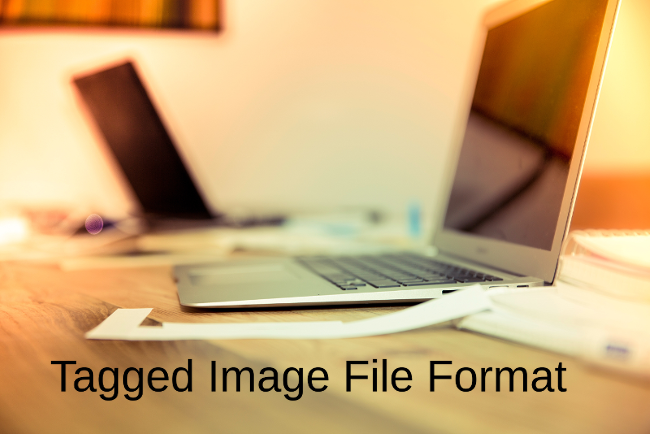
#> input picture Day-2/upload_files/file_example_TIFF_1MB.tiff, 650 x 434 px
$ python -i tesseract_ocr.py   (imports and definitions only)
#> lines starting #> are read from the running program, lines starting #| are printed output that depends on the picture; after the words box and inside, x2 and y2 are one past the last pixel; in counts of white or black regions, pixels touching at a corner belong together
import cv2
import numpy as np
import pytesseract

def preprocess_image(img):
    """Preprocess image for better OCR results"""
    gray = cv2.cvtColor(img, cv2.COLOR_RGB2GRAY)
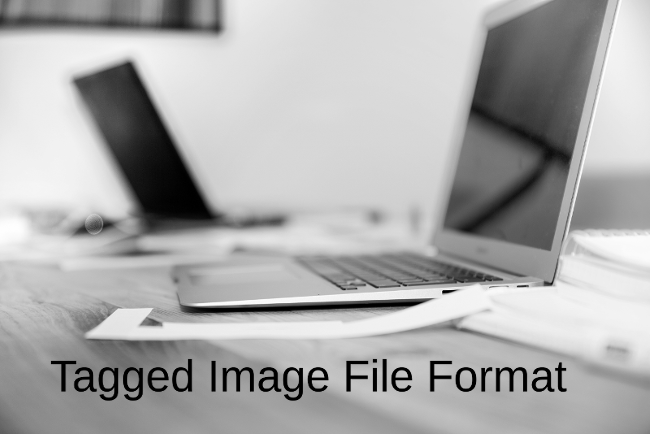
#> gray: shape (434, 650); min 0, max 254, mean 172.1

    if gray.shape[1] < 1000:
        gray = cv2.resize(gray, None, fx=2, fy=2, interpolation=cv2.INTER_CUBIC)
#> gray: shape (868, 1300)

    gray = cv2.medianBlur(gray, 3)
    gray = cv2.createCLAHE(clipLimit=3, tileGridSize=(8, 8)).apply(gray)
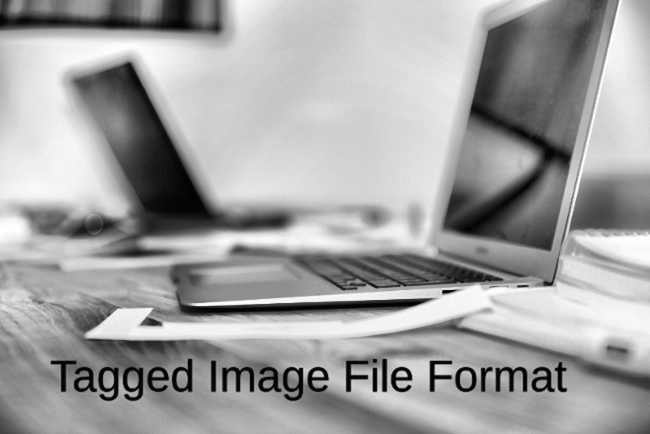
#> gray: shape (868, 1300) (shown at 1/2 size); min 2, max 255, mean 162
    _, gray = cv2.threshold(gray, 0, 255, cv2.THRESH_OTSU)
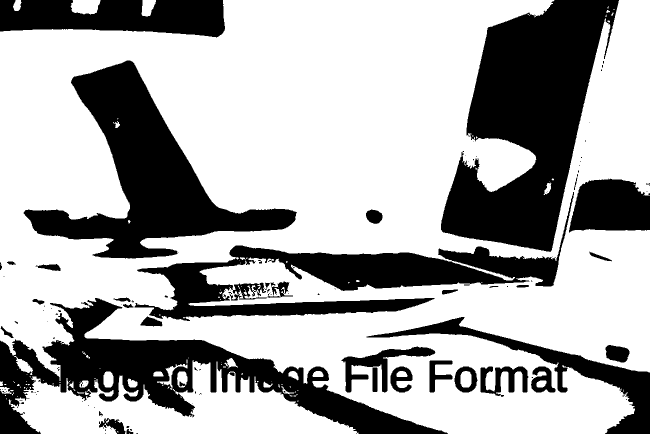
#> gray: shape (868, 1300) (shown at 1/2 size); 67.1% white; 128 black regions (89 under 20 px), largest, box (x1, y1, x2, y2) and area: (882, 0, 1238, 504) 96316, (47, 121, 594, 517) 70217, (0, 596, 896, 868) 69907

    return gray

def process_image(img):
    """Extract text using Tesseract OCR"""
    try:
        preprocessed = preprocess_image(img)
        text = pytesseract.image_to_string(
            preprocessed,
            lang='eng+hin+mar',
            config='--oem 3 --psm 6'
        )
        return text
    except Exception as e:
        return f"Tesseract Error: {str(e)}"

>>> import cv2
>>> picture = cv2.cvtColor(cv2.imread('../Day-2/upload_files/file_example_TIFF_1MB.tiff'), cv2.COLOR_BGR2RGB)
>>> result = preprocess_image(picture)
